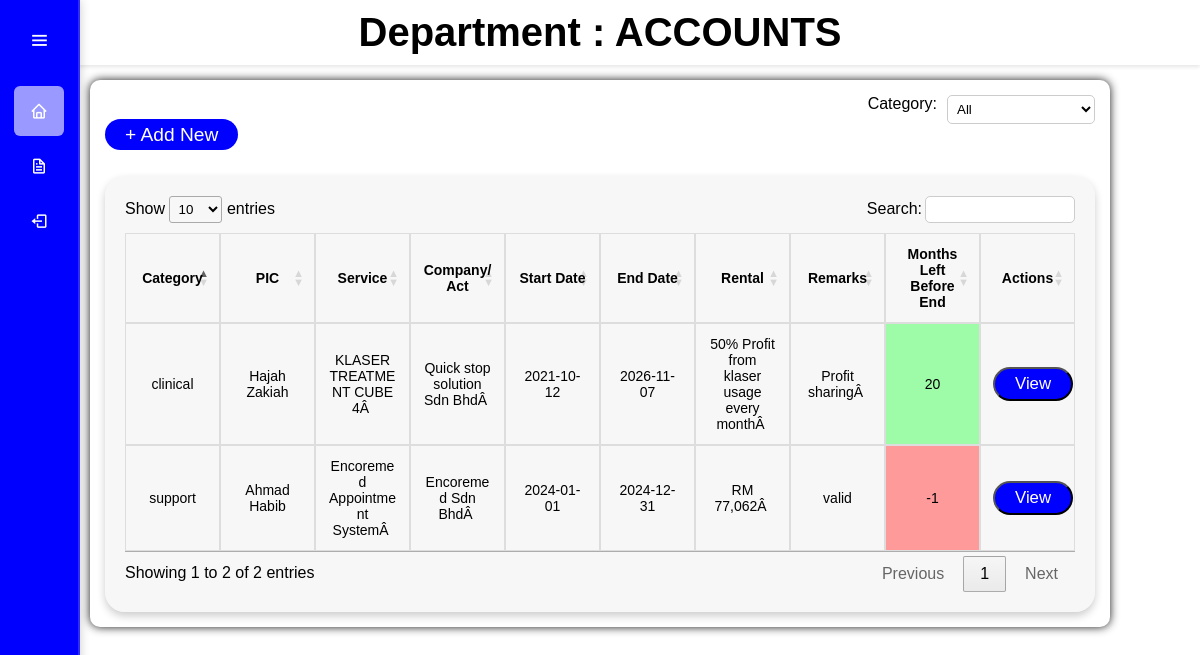
Page /home.php (signed in) on the committed database.
### tables this page shows
CREATE TABLE IF NOT EXISTS `form` (
`idForm` int(11) NOT NULL,
  `category` varchar(50) NOT NULL,
  `pic` varchar(100) NOT NULL,
  `service` varchar(500) NOT NULL,
  `company` varchar(500) NOT NULL,
  `start` date NOT NULL,
  `endDate` date NOT NULL,
  `sqft` varchar(80) NOT NULL,
  `rent` varchar(80) NOT NULL,
  `remarks` varchar(500) NOT NULL,
  `filename` varchar(500) NOT NULL,
  `monthsLeft` int(100) NOT NULL,
  `department` varchar(100) NOT NULL,
  `upload_date` timestamp NOT NULL DEFAULT CURRENT_TIMESTAMP ON UPDATE CURRENT_TIMESTAMP
);

### home.php (the view, shortened to what this page needs)
<?php
$department = $_SESSION['department'];
include 'dbconn.php';
?>
<!DOCTYPE html>
<html lang="en">
<head>
    <link rel="stylesheet" href="https://cdn.datatables.net/1.13.5/css/jquery.dataTables.min.css">
    <link href='https://cdn.jsdelivr.net/npm/boxicons@latest/css/boxicons.min.css' rel='stylesheet'>
</head>
<body>
    <nav class="navbar">
        <div class="navdiv">
            <h2>Department : <?php echo htmlspecialchars($department); ?></h2>
        </div>
    </nav>
    <div class="wrapper">
    <div class="sidebar">
        <div class="logo-menu">
            <i class='bx bx-menu toggle-btn'></i>
        </div>
        <ul class="list">
            <li class="list-item active">
                <a href="">
                    <i class='bx bx-home'></i>
                </a>
            </li>
            <li class="list-item">
                <a href="dashboard.php">
                    <i class='bx bx-file'></i>
                </a>
            </li>
            <li class="list-item">
                <a href="logout.php">
                    <i class='bx bx-log-out'></i>
                </a>
            </li>
        </ul>
    </div>
    <div>
        <div class="filter-container">
            <label for="categoryFilter" style="color: black;">Category:</label>
            <select id="categoryFilter">
                <option value="">All</option>
            </select>
        </div>
        <a href="form.php" class="btn" type="button">+ Add New</a>
        <div class="center-table">
            <table id="example" class="table table-striped">
                <thead>
                    <tr>
                        <th>Category</th>
                        <th>PIC</th>
                        <th>Service</th>
                        <th>Company/Act</th>
                        <th>Start Date</th>
                        <th>End Date</th>
                        <th>Rental</th>
                        <th>Remarks</th>
                        <th>Months Left Before End</th>
                        <th>Actions</th>
                    </tr>
                </thead>
                <tbody>
                    <?php
                    $stmt = $connection->prepare("SELECT category, pic, service, company, start, endDate, rent, remarks, monthsLeft, filename, department FROM form WHERE department = ?");
                    if (!$stmt->bind_param("s", $department)) {
                        die("Bind failed: " . $stmt->error);
                    }
                    if (!$stmt->execute()) {
                        die("Execution failed: " . $stmt->error);
                    }
                    $result = $stmt->get_result();
                    if ($result->num_rows > 0) {
                        while ($row = $result->fetch_assoc()) {
                            echo "<tr>";
                            echo "<td>" . htmlspecialchars($row["category"]) . "</td>";
                            echo "<td>" . htmlspecialchars($row["pic"]) . "</td>";
                            echo "<td>" . htmlspecialchars($row["service"]) . "</td>";
                            echo "<td>" . htmlspecialchars($row["company"]) . "</td>";
                            echo "<td>" . htmlspecialchars($row["start"]) . "</td>";
                            echo "<td>" . htmlspecialchars($row["endDate"]) . "</td>";
                            echo "<td>" . htmlspecialchars($row["rent"]) . "</td>";
                            echo "<td>" . htmlspecialchars($row["remarks"]) . "</td>";
                            echo "<td>" . htmlspecialchars($row["monthsLeft"]) . "</td>";
                            if (!empty($row['filename'])) {
                            echo "
                            <td><form action='view.php' method='get'>
                                <input type='hidden' name='filename' value='" . htmlspecialchars($row['filename']) . "'>
                                <button type='submit' class='btn'>View</button>
                              </form></td>";
                        } else {
                            echo "<td></td>";
                        }
                            echo "</tr>";
                        }
                    }
                    ?>
                </tbody>
            </table>
        </div>
    </div>
</body>
</html>

### home.php (style rules this page uses)
* { margin: 0; padding: 0; box-sizing: border-box; font-family: 'Poppins', sans-serif; }
body { min-height: 100vh; display: flex; flex-direction: column; background-size: cover; background-position: center; color: white; }
.sidebar { position: fixed; top: 0; left: 0; width: 80px; height: 100%; background-color: blue; backdrop-filter: blur(50px); border-right: 2px solid rgba(225, 225, 255, 0.2); box-shadow: 0 0 10px rgba(0, 0, 0, 0.2); padding: 6px 14px; transition: width 0.5s ease; z-index: 10; }
.sidebar .logo-menu { display: flex; align-items: center; width: 100%; height: 70px; }
.sidebar .logo-menu .toggle-btn { position: absolute; top: 20px; left: 25%; width: 40px; height: 40px; font-size: 22px; color: white; text-align: center; line-height: 40px; cursor: pointer; transition: 0.5s; z-index: 100; }
.sidebar .list { margin-top: 10px; }
.sidebar .list .list-item { list-style: none; width: 100%; height: 50px; margin: 5px 0; line-height: 50px; }
.sidebar .list .list-item a { display: flex; align-items: center; font-size: 18px; color: white; text-decoration: none; border-radius: 6px; transition: background 0.5s; }
.sidebar .list .list-item.active a, .sidebar .list .list-item a:hover { background: rgba(255, 255, 255, 0.6); }
.sidebar .list .list-item a i { min-width: 50px; height: 50px; text-align: center; line-height: 50px; }
.center-table { display: flex; justify-content: center; background-color: rgba(240, 240, 240, 0.5); color: black; margin-top: 30px; border-radius: 20px; padding: 20px; box-shadow: 0 4px 8px rgba(0, 0, 0, 0.2); overflow-x: visible; }
#example { width: 100%; padding-top: 10px; color: black; table-layout: fixed; }
#example th, #example td { border: 1px solid #ddd; text-align: center; overflow-wrap: break-word; word-wrap: break-word; padding: 12px; font-size: 14px; }
.higher3months { background-color: #9EFBA8; }
.over3months { background-color: #FF9A9A; }
.btn { background: blue; color: white; font-size: 1.2em; padding: 5px 20px; text-decoration: none; border-radius: 20px; }
.filter-container { display: flex; justify-content: flex-end ; }
#categoryFilter { margin-left: 10px; padding: 5px; border: 1px solid #ccc; border-radius: 5px; background-color: white; color: black; }
.wrapper { display: flex; margin: 15px auto; flex-direction: column; align-items: center; width: 85%; padding: 15px; background: white; border-radius: 10px; box-shadow: 0 0 10px rgba(0, 0, 0, 0.9); }
.navbar { background: white; padding: 10px; box-shadow: 0 2px 4px rgba(0, 0, 0, 0.1); }
.navbar .navdiv { display: flex; justify-content: space-around; align-items: center; }
.navbar .navdiv h2 { font-size: 40px; font-weight: 600; color: black; margin: 0; }

### rows in the picture
form: category "clinical", pic "Hajah Zakiah", service "KLASER TREATMENT CUBE 4Â", company "Quick stop solution Sdn BhdÂ", start "2021-10-12", endDate "2026-11-07", rent "50% Profit from klaser usage every monthÂ", remarks "Profit sharingÂ", monthsLeft "20"
form: category "support", pic "Ahmad Habib", service "Encoremed Appointment SystemÂ", company "Encoremed Sdn BhdÂ", start "2024-01-01", endDate "2024-12-31", rent "RM 77,062Â", remarks "valid", monthsLeft "-1"

### other values in the picture
$department "ACCOUNTS"
